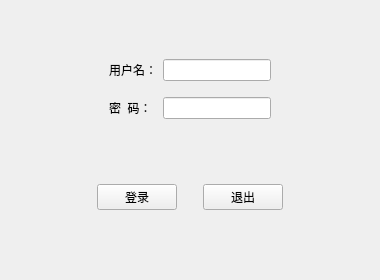
<?xml version="1.0" encoding="UTF-8"?>
<ui version="4.0">
 <class>MainWindow</class>
 <widget class="QMainWindow" name="MainWindow">
  <property name="geometry">
   <rect>
    <x>0</x>
    <y>0</y>
    <width>380</width>
    <height>280</height>
   </rect>
  </property>
  <property name="minimumSize">
   <size>
    <width>380</width>
    <height>280</height>
   </size>
  </property>
  <property name="maximumSize">
   <size>
    <width>380</width>
    <height>280</height>
   </size>
  </property>
  <property name="windowTitle">
   <string>MainWindow</string>
  </property>
  <widget class="QWidget" name="centralwidget">
   <layout class="QVBoxLayout" name="verticalLayout">
    <item>
     <widget class="QWidget" name="widget" native="true">
      <property name="sizePolicy">
       <sizepolicy hsizetype="Preferred" vsizetype="Fixed">
        <horstretch>0</horstretch>
        <verstretch>0</verstretch>
       </sizepolicy>
      </property>
      <layout class="QGridLayout" name="gridLayout">
       <property name="leftMargin">
        <number>0</number>
       </property>
       <property name="topMargin">
        <number>0</number>
       </property>
       <property name="rightMargin">
        <number>0</number>
       </property>
       <property name="bottomMargin">
        <number>0</number>
       </property>
       <item row="0" column="1">
        <widget class="QLabel" name="label">
         <property name="text">
          <string>用户名：</string>
         </property>
        </widget>
       </item>
       <item row="0" column="2">
        <widget class="QLineEdit" name="lineEdit"/>
       </item>
       <item row="0" column="0">
        <spacer name="horizontalSpacer_4">
         <property name="orientation">
          <enum>Qt::Horizontal</enum>
         </property>
         <property name="sizeHint" stdset="0">
          <size>
           <width>40</width>
           <height>20</height>
          </size>
         </property>
        </spacer>
       </item>
       <item row="2" column="2">
        <widget class="QLineEdit" name="lineEdit_2">
         <property name="echoMode">
          <enum>QLineEdit::Password</enum>
         </property>
        </widget>
       </item>
       <item row="2" column="1">
        <widget class="QLabel" name="label_2">
         <property name="text">
          <string>密  码：</string>
         </property>
        </widget>
       </item>
       <item row="0" column="3">
        <spacer name="horizontalSpacer_5">
         <property name="orientation">
          <enum>Qt::Horizontal</enum>
         </property>
         <property name="sizeHint" stdset="0">
          <size>
           <width>40</width>
           <height>20</height>
          </size>
         </property>
        </spacer>
       </item>
       <item row="1" column="2">
        <spacer name="verticalSpacer">
         <property name="orientation">
          <enum>Qt::Vertical</enum>
         </property>
         <property name="sizeType">
          <enum>QSizePolicy::Fixed</enum>
         </property>
         <property name="sizeHint" stdset="0">
          <size>
           <width>20</width>
           <height>10</height>
          </size>
         </property>
        </spacer>
       </item>
      </layout>
     </widget>
    </item>
    <item>
     <widget class="QWidget" name="widget_2" native="true">
      <property name="sizePolicy">
       <sizepolicy hsizetype="Preferred" vsizetype="Fixed">
        <horstretch>0</horstretch>
        <verstretch>0</verstretch>
       </sizepolicy>
      </property>
      <layout class="QHBoxLayout" name="horizontalLayout">
       <item>
        <spacer name="horizontalSpacer">
         <property name="orientation">
          <enum>Qt::Horizontal</enum>
         </property>
         <property name="sizeHint" stdset="0">
          <size>
           <width>40</width>
           <height>20</height>
          </size>
         </property>
        </spacer>
       </item>
       <item>
        <widget class="QPushButton" name="pushButton">
         <property name="text">
          <string>登录</string>
         </property>
        </widget>
       </item>
       <item>
        <spacer name="horizontalSpacer_3">
         <property name="orientation">
          <enum>Qt::Horizontal</enum>
         </property>
         <property name="sizeType">
          <enum>QSizePolicy::Fixed</enum>
         </property>
         <property name="sizeHint" stdset="0">
          <size>
           <width>20</width>
           <height>20</height>
          </size>
         </property>
        </spacer>
       </item>
       <item>
        <widget class="QPushButton" name="pushButton_2">
         <property name="text">
          <string>退出</string>
         </property>
        </widget>
       </item>
       <item>
        <spacer name="horizontalSpacer_2">
         <property name="orientation">
          <enum>Qt::Horizontal</enum>
         </property>
         <property name="sizeHint" stdset="0">
          <size>
           <width>40</width>
           <height>20</height>
          </size>
         </property>
        </spacer>
       </item>
      </layout>
     </widget>
    </item>
   </layout>
  </widget>
 </widget>
 <resources/>
 <connections/>
</ui>
